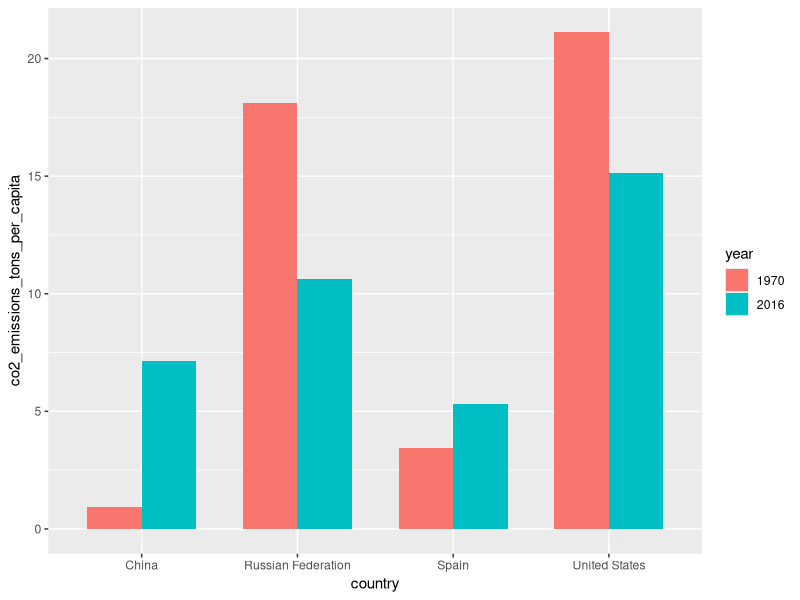
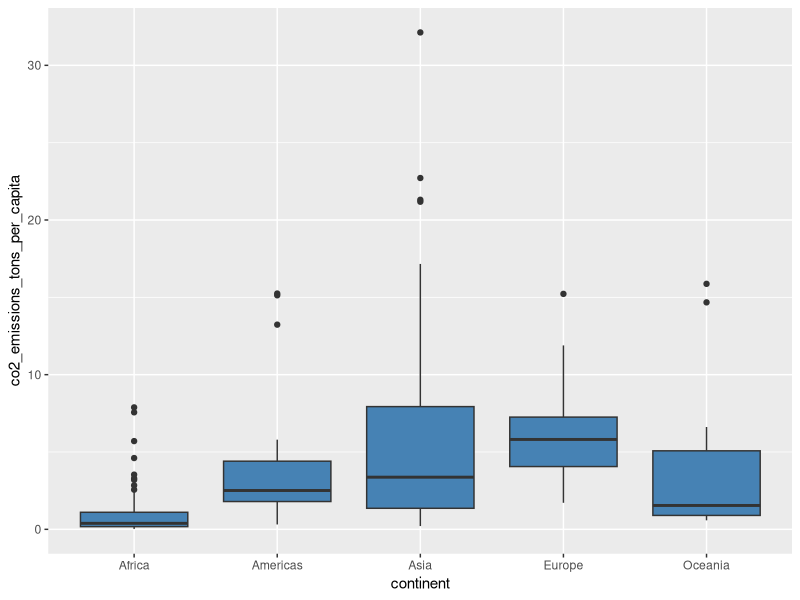

The R source for these figures, in order:
library(tidyverse)

world_bank_countries <- read_csv("data/world_bank_countries.csv")

# ggplot2 makes decisions for aesthetic mappings
world_bank_countries %>% #
  filter(country %in% c("Spain", 
                        "China",
                        "Russian Federation",
                        "United States"),
         year %in% c(1970, 2016)) %>% 
  mutate(year = as.factor(year)) %>% 
  ggplot(aes(x = country,
             y = co2_emissions_tons_per_capita,
             fill = year)) +
  geom_col(width = .7, position = position_dodge(width = .7))


# I don't use scales by setting aesthetics
world_bank_countries %>% 
  filter(year == 2016) %>% 
  ggplot(aes(x = continent,
             y = co2_emissions_tons_per_capita)) +
  geom_boxplot(fill = "steelblue")


# An intro to scales
